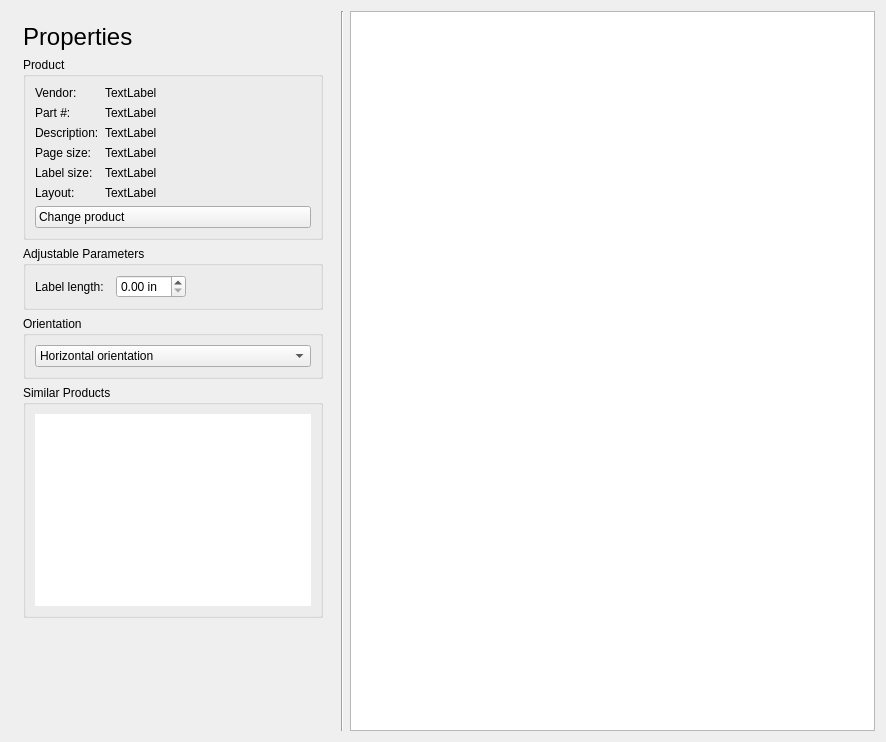
<?xml version="1.0" encoding="UTF-8"?>
<ui version="4.0">
 <class>PropertiesView</class>
 <widget class="QWidget" name="PropertiesView">
  <property name="geometry">
   <rect>
    <x>0</x>
    <y>0</y>
    <width>886</width>
    <height>742</height>
   </rect>
  </property>
  <property name="sizePolicy">
   <sizepolicy hsizetype="Expanding" vsizetype="Expanding">
    <horstretch>0</horstretch>
    <verstretch>0</verstretch>
   </sizepolicy>
  </property>
  <property name="maximumSize">
   <size>
    <width>16777215</width>
    <height>16777215</height>
   </size>
  </property>
  <property name="windowTitle">
   <string>Form</string>
  </property>
  <layout class="QGridLayout" name="gridLayout_5" columnstretch="0,0,0,0,1">
   <item row="0" column="4">
    <layout class="QHBoxLayout" name="horizontalLayout">
     <item>
      <widget class="glabels::SimplePreview" name="preview">
       <property name="sizePolicy">
        <sizepolicy hsizetype="Expanding" vsizetype="Preferred">
         <horstretch>0</horstretch>
         <verstretch>0</verstretch>
        </sizepolicy>
       </property>
      </widget>
     </item>
    </layout>
   </item>
   <item row="0" column="0">
    <layout class="QVBoxLayout" name="verticalLayout">
     <property name="leftMargin">
      <number>12</number>
     </property>
     <property name="topMargin">
      <number>12</number>
     </property>
     <property name="rightMargin">
      <number>12</number>
     </property>
     <property name="bottomMargin">
      <number>12</number>
     </property>
     <item>
      <widget class="QLabel" name="titleLabel">
       <property name="text">
        <string notr="true">&lt;span style=&quot; font-size:18pt;&quot;&gt;Properties&lt;/span&gt;</string>
       </property>
      </widget>
     </item>
     <item>
      <widget class="QGroupBox" name="productGroupBox">
       <property name="sizePolicy">
        <sizepolicy hsizetype="Minimum" vsizetype="Preferred">
         <horstretch>0</horstretch>
         <verstretch>0</verstretch>
        </sizepolicy>
       </property>
       <property name="minimumSize">
        <size>
         <width>300</width>
         <height>0</height>
        </size>
       </property>
       <property name="title">
        <string>Product</string>
       </property>
       <layout class="QGridLayout" name="gridLayout">
        <item row="0" column="0">
         <layout class="QFormLayout" name="formLayout">
          <item row="0" column="0">
           <widget class="QLabel" name="label">
            <property name="sizePolicy">
             <sizepolicy hsizetype="Minimum" vsizetype="Preferred">
              <horstretch>0</horstretch>
              <verstretch>0</verstretch>
             </sizepolicy>
            </property>
            <property name="text">
             <string>Vendor:</string>
            </property>
           </widget>
          </item>
          <item row="0" column="1">
           <widget class="QLabel" name="vendorLabel">
            <property name="sizePolicy">
             <sizepolicy hsizetype="Preferred" vsizetype="Preferred">
              <horstretch>0</horstretch>
              <verstretch>0</verstretch>
             </sizepolicy>
            </property>
            <property name="text">
             <string>TextLabel</string>
            </property>
           </widget>
          </item>
          <item row="1" column="0">
           <widget class="QLabel" name="label_3">
            <property name="sizePolicy">
             <sizepolicy hsizetype="Minimum" vsizetype="Preferred">
              <horstretch>0</horstretch>
              <verstretch>0</verstretch>
             </sizepolicy>
            </property>
            <property name="text">
             <string>Part #:</string>
            </property>
           </widget>
          </item>
          <item row="1" column="1">
           <widget class="QLabel" name="partLabel">
            <property name="sizePolicy">
             <sizepolicy hsizetype="Preferred" vsizetype="Preferred">
              <horstretch>0</horstretch>
              <verstretch>0</verstretch>
             </sizepolicy>
            </property>
            <property name="text">
             <string>TextLabel</string>
            </property>
           </widget>
          </item>
          <item row="2" column="0">
           <widget class="QLabel" name="label_5">
            <property name="sizePolicy">
             <sizepolicy hsizetype="Minimum" vsizetype="Preferred">
              <horstretch>0</horstretch>
              <verstretch>0</verstretch>
             </sizepolicy>
            </property>
            <property name="text">
             <string>Description:</string>
            </property>
           </widget>
          </item>
          <item row="2" column="1">
           <widget class="QLabel" name="descriptionLabel">
            <property name="sizePolicy">
             <sizepolicy hsizetype="Preferred" vsizetype="Preferred">
              <horstretch>0</horstretch>
              <verstretch>0</verstretch>
             </sizepolicy>
            </property>
            <property name="text">
             <string>TextLabel</string>
            </property>
           </widget>
          </item>
          <item row="3" column="0">
           <widget class="QLabel" name="label_7">
            <property name="sizePolicy">
             <sizepolicy hsizetype="Minimum" vsizetype="Preferred">
              <horstretch>0</horstretch>
              <verstretch>0</verstretch>
             </sizepolicy>
            </property>
            <property name="text">
             <string>Page size:</string>
            </property>
           </widget>
          </item>
          <item row="3" column="1">
           <widget class="QLabel" name="pageSizeLabel">
            <property name="sizePolicy">
             <sizepolicy hsizetype="Preferred" vsizetype="Preferred">
              <horstretch>0</horstretch>
              <verstretch>0</verstretch>
             </sizepolicy>
            </property>
            <property name="text">
             <string>TextLabel</string>
            </property>
           </widget>
          </item>
          <item row="4" column="0">
           <widget class="QLabel" name="label_9">
            <property name="sizePolicy">
             <sizepolicy hsizetype="Minimum" vsizetype="Preferred">
              <horstretch>0</horstretch>
              <verstretch>0</verstretch>
             </sizepolicy>
            </property>
            <property name="text">
             <string>Label size:</string>
            </property>
           </widget>
          </item>
          <item row="4" column="1">
           <widget class="QLabel" name="labelSizeLabel">
            <property name="sizePolicy">
             <sizepolicy hsizetype="Preferred" vsizetype="Preferred">
              <horstretch>0</horstretch>
              <verstretch>0</verstretch>
             </sizepolicy>
            </property>
            <property name="text">
             <string>TextLabel</string>
            </property>
           </widget>
          </item>
          <item row="5" column="0">
           <widget class="QLabel" name="label_11">
            <property name="sizePolicy">
             <sizepolicy hsizetype="Minimum" vsizetype="Preferred">
              <horstretch>0</horstretch>
              <verstretch>0</verstretch>
             </sizepolicy>
            </property>
            <property name="text">
             <string>Layout:</string>
            </property>
           </widget>
          </item>
          <item row="5" column="1">
           <widget class="QLabel" name="layoutLabel">
            <property name="sizePolicy">
             <sizepolicy hsizetype="Preferred" vsizetype="Preferred">
              <horstretch>0</horstretch>
              <verstretch>0</verstretch>
             </sizepolicy>
            </property>
            <property name="text">
             <string>TextLabel</string>
            </property>
           </widget>
          </item>
         </layout>
        </item>
        <item row="1" column="0">
         <widget class="QPushButton" name="changeProductButton">
          <property name="toolTip">
           <string>&lt;html&gt;&lt;head/&gt;&lt;body&gt;&lt;p&gt;Select another product for this gLabels project.&lt;/p&gt;&lt;/body&gt;&lt;/html&gt;</string>
          </property>
          <property name="styleSheet">
           <string notr="true">text-align:left; padding:3px;</string>
          </property>
          <property name="text">
           <string>Change product</string>
          </property>
          <property name="icon">
           <iconset resource="../icons.qrc">
            <normaloff>:/icons/32x32/actions/select-product.svg</normaloff>:/icons/32x32/actions/select-product.svg</iconset>
          </property>
          <property name="iconSize">
           <size>
            <width>32</width>
            <height>32</height>
           </size>
          </property>
         </widget>
        </item>
       </layout>
      </widget>
     </item>
     <item>
      <widget class="QGroupBox" name="parametersGroupBox">
       <property name="title">
        <string>Adjustable Parameters</string>
       </property>
       <layout class="QGridLayout" name="gridLayout_2">
        <property name="horizontalSpacing">
         <number>12</number>
        </property>
        <item row="0" column="1">
         <widget class="QDoubleSpinBox" name="lengthSpin">
          <property name="accelerated">
           <bool>false</bool>
          </property>
          <property name="prefix">
           <string notr="true"/>
          </property>
          <property name="suffix">
           <string notr="true"> in</string>
          </property>
         </widget>
        </item>
        <item row="0" column="0">
         <widget class="QLabel" name="label_2">
          <property name="text">
           <string>Label length:</string>
          </property>
         </widget>
        </item>
        <item row="0" column="2">
         <spacer name="horizontalSpacer">
          <property name="orientation">
           <enum>Qt::Horizontal</enum>
          </property>
          <property name="sizeHint" stdset="0">
           <size>
            <width>10</width>
            <height>20</height>
           </size>
          </property>
         </spacer>
        </item>
       </layout>
      </widget>
     </item>
     <item>
      <widget class="QGroupBox" name="orientationGroupBox">
       <property name="sizePolicy">
        <sizepolicy hsizetype="Minimum" vsizetype="Preferred">
         <horstretch>0</horstretch>
         <verstretch>0</verstretch>
        </sizepolicy>
       </property>
       <property name="title">
        <string>Orientation</string>
       </property>
       <layout class="QGridLayout" name="gridLayout_3">
        <item row="0" column="0">
         <layout class="QVBoxLayout" name="verticalLayout_2">
          <item>
           <widget class="QComboBox" name="orientationCombo">
            <property name="sizePolicy">
             <sizepolicy hsizetype="Minimum" vsizetype="Fixed">
              <horstretch>0</horstretch>
              <verstretch>0</verstretch>
             </sizepolicy>
            </property>
            <property name="toolTip">
             <string>Select horizontal or vertical orientation.</string>
            </property>
            <property name="iconSize">
             <size>
              <width>32</width>
              <height>32</height>
             </size>
            </property>
            <item>
             <property name="text">
              <string>Horizontal orientation</string>
             </property>
             <property name="icon">
              <iconset resource="../icons.qrc">
               <normaloff>:/icons/32x32/actions/label-orientation-horiz.svg</normaloff>:/icons/32x32/actions/label-orientation-horiz.svg</iconset>
             </property>
            </item>
            <item>
             <property name="text">
              <string>Vertical orientation</string>
             </property>
             <property name="icon">
              <iconset resource="../icons.qrc">
               <normaloff>:/icons/32x32/actions/label-orientation-vert.svg</normaloff>:/icons/32x32/actions/label-orientation-vert.svg</iconset>
             </property>
            </item>
           </widget>
          </item>
         </layout>
        </item>
       </layout>
      </widget>
     </item>
     <item>
      <widget class="QGroupBox" name="similarProductsGroupBox">
       <property name="sizePolicy">
        <sizepolicy hsizetype="Minimum" vsizetype="Expanding">
         <horstretch>0</horstretch>
         <verstretch>0</verstretch>
        </sizepolicy>
       </property>
       <property name="title">
        <string>Similar Products</string>
       </property>
       <layout class="QGridLayout" name="gridLayout_4">
        <item row="0" column="0">
         <widget class="QTextBrowser" name="similarBrowser">
          <property name="sizePolicy">
           <sizepolicy hsizetype="Minimum" vsizetype="Expanding">
            <horstretch>0</horstretch>
            <verstretch>0</verstretch>
           </sizepolicy>
          </property>
          <property name="autoFillBackground">
           <bool>false</bool>
          </property>
          <property name="frameShape">
           <enum>QFrame::NoFrame</enum>
          </property>
          <property name="horizontalScrollBarPolicy">
           <enum>Qt::ScrollBarAlwaysOff</enum>
          </property>
         </widget>
        </item>
       </layout>
      </widget>
     </item>
     <item>
      <widget class="QWidget" name="similarProductsNullBox" native="true">
       <property name="sizePolicy">
        <sizepolicy hsizetype="Minimum" vsizetype="Expanding">
         <horstretch>0</horstretch>
         <verstretch>0</verstretch>
        </sizepolicy>
       </property>
      </widget>
     </item>
    </layout>
   </item>
   <item row="0" column="1">
    <widget class="Line" name="line">
     <property name="orientation">
      <enum>Qt::Vertical</enum>
     </property>
    </widget>
   </item>
  </layout>
 </widget>
 <customwidgets>
  <customwidget>
   <class>glabels::SimplePreview</class>
   <extends>QGraphicsView</extends>
   <header>SimplePreview.h</header>
  </customwidget>
 </customwidgets>
 <resources>
  <include location="../icons.qrc"/>
 </resources>
 <connections>
  <connection>
   <sender>changeProductButton</sender>
   <signal>clicked()</signal>
   <receiver>PropertiesView</receiver>
   <slot>onChangeProductButtonClicked()</slot>
   <hints>
    <hint type="sourcelabel">
     <x>342</x>
     <y>291</y>
    </hint>
    <hint type="destinationlabel">
     <x>728</x>
     <y>201</y>
    </hint>
   </hints>
  </connection>
  <connection>
   <sender>orientationCombo</sender>
   <signal>activated(int)</signal>
   <receiver>PropertiesView</receiver>
   <slot>onOrientationActivated()</slot>
   <hints>
    <hint type="sourcelabel">
     <x>342</x>
     <y>467</y>
    </hint>
    <hint type="destinationlabel">
     <x>802</x>
     <y>300</y>
    </hint>
   </hints>
  </connection>
  <connection>
   <sender>lengthSpin</sender>
   <signal>valueChanged(double)</signal>
   <receiver>PropertiesView</receiver>
   <slot>onLengthSpinChanged()</slot>
   <hints>
    <hint type="sourcelabel">
     <x>188</x>
     <y>349</y>
    </hint>
    <hint type="destinationlabel">
     <x>801</x>
     <y>376</y>
    </hint>
   </hints>
  </connection>
 </connections>
 <slots>
  <slot>onChangeProductButtonClicked()</slot>
  <slot>onOrientationActivated()</slot>
  <slot>onLengthSpinChanged()</slot>
 </slots>
</ui>
